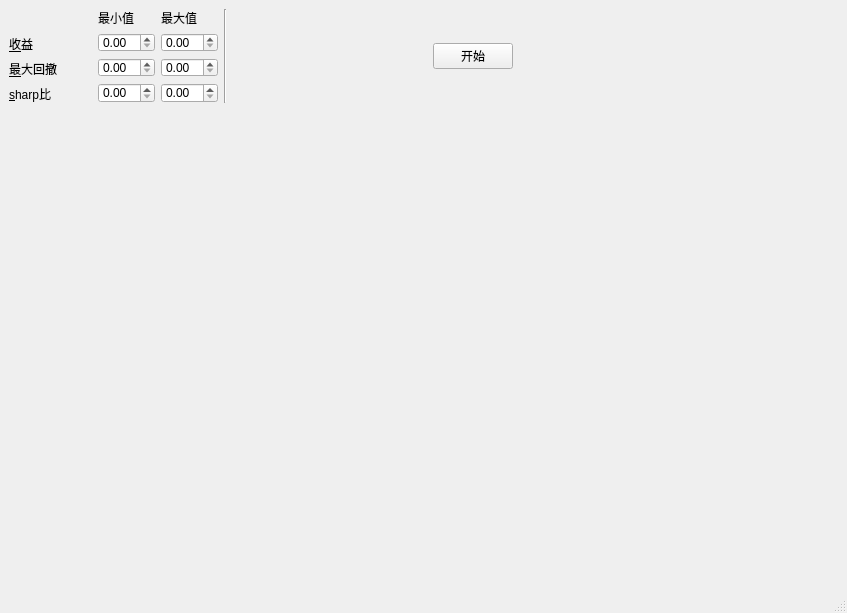
<?xml version="1.0" encoding="UTF-8"?>
<ui version="4.0">
 <class>LayoutDemo</class>
 <widget class="QMainWindow" name="LayoutDemo">
  <property name="geometry">
   <rect>
    <x>0</x>
    <y>0</y>
    <width>847</width>
    <height>613</height>
   </rect>
  </property>
  <property name="sizePolicy">
   <sizepolicy hsizetype="Minimum" vsizetype="Preferred">
    <horstretch>3</horstretch>
    <verstretch>6</verstretch>
   </sizepolicy>
  </property>
  <property name="windowTitle">
   <string>MainWindow</string>
  </property>
  <widget class="QWidget" name="centralwidget">
   <widget class="QWidget" name="layoutWidget">
    <property name="geometry">
     <rect>
      <x>9</x>
      <y>9</y>
      <width>504</width>
      <height>94</height>
     </rect>
    </property>
    <layout class="QHBoxLayout" name="horizontalLayout">
     <property name="sizeConstraint">
      <enum>QLayout::SetDefaultConstraint</enum>
     </property>
     <item>
      <layout class="QVBoxLayout" name="verticalLayout">
       <item>
        <widget class="QLabel" name="label_6">
         <property name="text">
          <string/>
         </property>
        </widget>
       </item>
       <item>
        <widget class="QLabel" name="label_3">
         <property name="sizePolicy">
          <sizepolicy hsizetype="Preferred" vsizetype="Preferred">
           <horstretch>0</horstretch>
           <verstretch>0</verstretch>
          </sizepolicy>
         </property>
         <property name="text">
          <string>&amp;收益</string>
         </property>
         <property name="buddy">
          <cstring>doubleSpinBox_returns_min</cstring>
         </property>
        </widget>
       </item>
       <item>
        <widget class="QLabel" name="label_4">
         <property name="sizePolicy">
          <sizepolicy hsizetype="Preferred" vsizetype="Preferred">
           <horstretch>0</horstretch>
           <verstretch>0</verstretch>
          </sizepolicy>
         </property>
         <property name="text">
          <string>&amp;最大回撤</string>
         </property>
         <property name="buddy">
          <cstring>doubleSpinBox_maxdrawdown_min</cstring>
         </property>
        </widget>
       </item>
       <item>
        <widget class="QLabel" name="label_5">
         <property name="sizePolicy">
          <sizepolicy hsizetype="Preferred" vsizetype="Preferred">
           <horstretch>0</horstretch>
           <verstretch>0</verstretch>
          </sizepolicy>
         </property>
         <property name="text">
          <string>&amp;sharp比</string>
         </property>
         <property name="buddy">
          <cstring>doubleSpinBox_sharp_min</cstring>
         </property>
        </widget>
       </item>
      </layout>
     </item>
     <item>
      <spacer name="verticalSpacer">
       <property name="orientation">
        <enum>Qt::Vertical</enum>
       </property>
       <property name="sizeHint" stdset="0">
        <size>
         <width>20</width>
         <height>40</height>
        </size>
       </property>
      </spacer>
     </item>
     <item>
      <layout class="QGridLayout" name="gridLayout">
       <item row="0" column="0">
        <widget class="QLabel" name="label">
         <property name="sizePolicy">
          <sizepolicy hsizetype="Preferred" vsizetype="Preferred">
           <horstretch>0</horstretch>
           <verstretch>0</verstretch>
          </sizepolicy>
         </property>
         <property name="text">
          <string>最小值</string>
         </property>
        </widget>
       </item>
       <item row="0" column="1">
        <widget class="QLabel" name="label_2">
         <property name="text">
          <string>最大值</string>
         </property>
        </widget>
       </item>
       <item row="1" column="0">
        <widget class="QDoubleSpinBox" name="doubleSpinBox_returns_min">
         <property name="sizePolicy">
          <sizepolicy hsizetype="Minimum" vsizetype="Fixed">
           <horstretch>0</horstretch>
           <verstretch>1</verstretch>
          </sizepolicy>
         </property>
         <property name="maximum">
          <double>0.800000000000000</double>
         </property>
         <property name="singleStep">
          <double>0.010000000000000</double>
         </property>
        </widget>
       </item>
       <item row="1" column="1">
        <widget class="QDoubleSpinBox" name="doubleSpinBox_returns_max"/>
       </item>
       <item row="2" column="0">
        <widget class="QDoubleSpinBox" name="doubleSpinBox_maxdrawdown_min"/>
       </item>
       <item row="2" column="1">
        <widget class="QDoubleSpinBox" name="doubleSpinBox_maxdrawdown_max"/>
       </item>
       <item row="3" column="0">
        <widget class="QDoubleSpinBox" name="doubleSpinBox_sharp_min"/>
       </item>
       <item row="3" column="1">
        <widget class="QDoubleSpinBox" name="doubleSpinBox_sharp_max"/>
       </item>
      </layout>
     </item>
     <item>
      <widget class="Line" name="line">
       <property name="orientation">
        <enum>Qt::Vertical</enum>
       </property>
      </widget>
     </item>
     <item>
      <spacer name="horizontalSpacer">
       <property name="orientation">
        <enum>Qt::Horizontal</enum>
       </property>
       <property name="sizeType">
        <enum>QSizePolicy::Preferred</enum>
       </property>
       <property name="sizeHint" stdset="0">
        <size>
         <width>200</width>
         <height>20</height>
        </size>
       </property>
      </spacer>
     </item>
     <item>
      <widget class="QPushButton" name="pushButton">
       <property name="sizePolicy">
        <sizepolicy hsizetype="Fixed" vsizetype="Maximum">
         <horstretch>0</horstretch>
         <verstretch>0</verstretch>
        </sizepolicy>
       </property>
       <property name="minimumSize">
        <size>
         <width>0</width>
         <height>0</height>
        </size>
       </property>
       <property name="text">
        <string>开始</string>
       </property>
      </widget>
     </item>
    </layout>
   </widget>
  </widget>
  <widget class="QMenuBar" name="menubar">
   <property name="geometry">
    <rect>
     <x>0</x>
     <y>0</y>
     <width>847</width>
     <height>21</height>
    </rect>
   </property>
  </widget>
  <widget class="QStatusBar" name="statusbar"/>
 </widget>
 <resources/>
 <connections/>
</ui>
